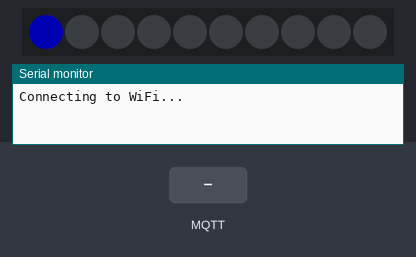
Bench run of a sketch on a simulated ESP32. Shown: 10 RGB LEDs in strip order, left to right, the last lines printed to the serial monitor. The test bench sets the inputs (shaded band). Dim RGB values are drawn brighter than linear; WiFi joins after 1.5 s; servers stay silent unless stated; no MQTT or app messages arrive unless stated.

Above: at 0.22 s.
At 1.7 s:
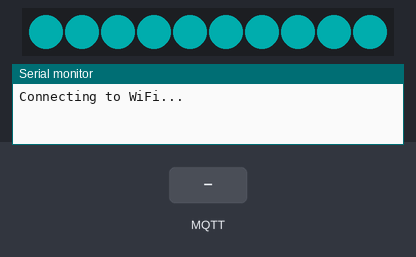
At 2.8 s:
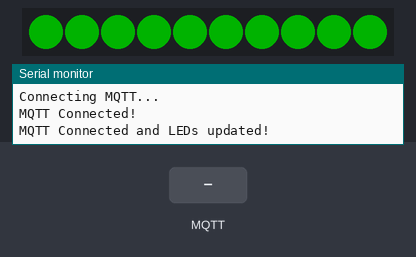
2.9 s: MQTT message "1" arrives on the first subscribed topic
4.4 s: MQTT message "on" arrives on the first subscribed topic
5.9 s: MQTT message "off" arrives on the first subscribed topic
Timing chart, 0 to 8.9 s (numbered marks = the images above; inputs shaded):
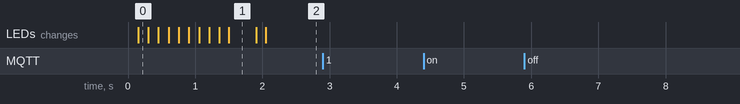

Measured:
- what the display in image 1 shows lasts 0.4 s, from 1.5 s to 1.9 s

The sketch:

Act8-WiFi-MQTT-Intro.ino
```cpp
#include <WiFi.h>
#include <PubSubClient.h>
#include <Adafruit_NeoPixel.h>

// ---------------------------
// HARD-CODED WIFI CONFIG
// ---------------------------
const char* ssid     = "WIFI";
const char* password = "PASS1234";

// ---------------------------
// MQTT CONFIG
// ---------------------------
const char* mqtt_server = "innovph.com";
const int   mqtt_port   = 1883;

const char* mqtt_user   = "mqtt";
const char* mqtt_pass   = "ICPHmqtt!";

// ---------------------------
// Hardware Pins
// ---------------------------
#define LED_PIN     14
#define LED_COUNT   10

Adafruit_NeoPixel strip(LED_COUNT, LED_PIN, NEO_GRB + NEO_KHZ800);

// ---------------------------
// WiFi + MQTT
// ---------------------------
WiFiClient espClient;
PubSubClient mqtt(espClient);

unsigned long lastMQTTReconnect = 0;
unsigned long lastLedUpdate = 0;
int spinningIndex = 0;
bool mqttPreviouslyConnected = false;

// LED Colors
uint32_t colorWiFi    = strip.Color(0, 0, 60);   // Blue
uint32_t colorMQTT    = strip.Color(50, 30, 0);  // Yellow
uint32_t colorWiFiOK  = strip.Color(0, 50, 50);  // Cyan
uint32_t colorReady   = strip.Color(0, 60, 0);   // Green
uint32_t colorError   = strip.Color(60, 0, 0);   // Red

// ---------------------------
// Helper: Fill all LEDs
// ---------------------------
void setAll(uint32_t color) {
  for (int i = 0; i < LED_COUNT; i++) {
    strip.setPixelColor(i, color);
  }
  strip.show();
}

// ---------------------------
// MQTT Callback
// ---------------------------
void mqttCallback(char* topic, byte* payload, unsigned int length) {
  Serial.print("MQTT [");
  Serial.print(topic);
  Serial.print("] ");
  for (int i = 0; i < length; i++) Serial.print((char)payload[i]);
  Serial.println();
}

// ---------------------------
// MQTT Connect
// ---------------------------
void connectMQTT() {
  if (mqtt.connected()) return;

  Serial.println("Connecting MQTT...");
  if (mqtt.connect("ESP32Client", mqtt_user, mqtt_pass)) {
    Serial.println("MQTT Connected!");
    mqtt.subscribe("WiFi/#");
  } else {
    Serial.print("MQTT Failed rc=");
    Serial.println(mqtt.state());
    setAll(colorError);  // show error immediately
  }
}

// ---------------------------
// Spinning LED effect (millis-based)
// ---------------------------
void spinningRing(uint32_t color, int speed = 100) {
  unsigned long now = millis();
  if (now - lastLedUpdate > speed) {
    lastLedUpdate = now;
    strip.clear();
    strip.setPixelColor(spinningIndex, color);
    strip.show();
    spinningIndex = (spinningIndex + 1) % LED_COUNT;
  }
}

// ---------------------------
// Setup
// ---------------------------
void setup() {
  Serial.begin(115200);

  strip.begin();
  strip.show();

  // ---------------------------
  // Connect WiFi (non-blocking style)
  // ---------------------------
  Serial.println("Connecting to WiFi...");
  WiFi.begin(ssid, password);
}

// ---------------------------
// Loop
// ---------------------------
void loop() {
  // Handle WiFi connection
  if (WiFi.status() != WL_CONNECTED) {
    // Spinning blue while connecting
    spinningRing(colorWiFi, 150);
    return; // skip MQTT until WiFi connected
  }

  // WiFi connected
  if (!mqttPreviouslyConnected) {
    // show cyan when WiFi OK but MQTT not connected
    setAll(colorWiFiOK);
  }

  // Setup MQTT server if not already
  if (!mqtt.connected()) {
    mqtt.setServer(mqtt_server, mqtt_port);
    mqtt.setCallback(mqttCallback);

    // Attempt reconnection every 2 seconds
    if (millis() - lastMQTTReconnect > 2000) {
      lastMQTTReconnect = millis();
      connectMQTT();
    }

    // Spinning yellow while reconnecting MQTT
    spinningRing(colorMQTT, 100);
    mqttPreviouslyConnected = false;
  } else {
    mqtt.loop();

    // MQTT just connected
    if (!mqttPreviouslyConnected) {
      setAll(colorReady); // solid green
      mqttPreviouslyConnected = true;
      Serial.println("MQTT Connected and LEDs updated!");
    }
  }
}
```
